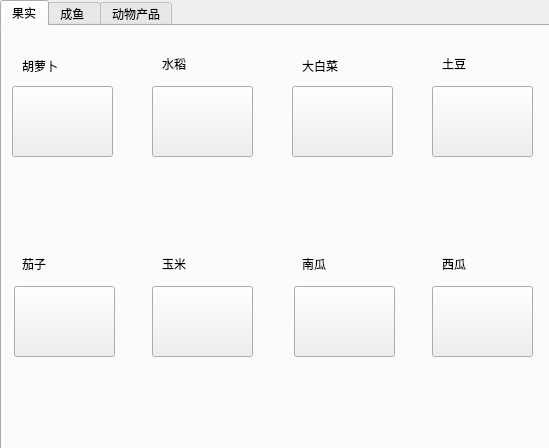
<?xml version="1.0" encoding="UTF-8"?>
<ui version="4.0">
 <class>warehouse</class>
 <widget class="QWidget" name="warehouse">
  <property name="geometry">
   <rect>
    <x>0</x>
    <y>0</y>
    <width>549</width>
    <height>448</height>
   </rect>
  </property>
  <property name="windowTitle">
   <string>Form</string>
  </property>
  <widget class="QTabWidget" name="theshop">
   <property name="geometry">
    <rect>
     <x>0</x>
     <y>0</y>
     <width>561</width>
     <height>461</height>
    </rect>
   </property>
   <property name="toolTip">
    <string>&lt;html&gt;&lt;head/&gt;&lt;body&gt;&lt;p&gt;&lt;br/&gt;&lt;/p&gt;&lt;/body&gt;&lt;/html&gt;</string>
   </property>
   <property name="currentIndex">
    <number>0</number>
   </property>
   <widget class="QWidget" name="seed">
    <attribute name="title">
     <string>果实</string>
    </attribute>
    <widget class="QWidget" name="widget_25" native="true">
     <property name="geometry">
      <rect>
       <x>0</x>
       <y>20</y>
       <width>121</width>
       <height>161</height>
      </rect>
     </property>
     <widget class="QPushButton" name="pushbutton_carrot">
      <property name="geometry">
       <rect>
        <x>10</x>
        <y>40</y>
        <width>101</width>
        <height>71</height>
       </rect>
      </property>
      <property name="text">
       <string/>
      </property>
     </widget>
     <widget class="QLabel" name="label">
      <property name="geometry">
       <rect>
        <x>20</x>
        <y>10</y>
        <width>71</width>
        <height>20</height>
       </rect>
      </property>
      <property name="text">
       <string>胡萝卜</string>
      </property>
     </widget>
     <widget class="QLabel" name="label_carrot">
      <property name="geometry">
       <rect>
        <x>20</x>
        <y>125</y>
        <width>81</width>
        <height>31</height>
       </rect>
      </property>
      <property name="font">
       <font>
        <pointsize>7</pointsize>
       </font>
      </property>
      <property name="text">
       <string/>
      </property>
      <property name="alignment">
       <set>Qt::AlignCenter</set>
      </property>
     </widget>
    </widget>
    <widget class="QWidget" name="widget_2" native="true">
     <property name="geometry">
      <rect>
       <x>140</x>
       <y>20</y>
       <width>120</width>
       <height>161</height>
      </rect>
     </property>
     <widget class="QPushButton" name="pushButton_rice">
      <property name="geometry">
       <rect>
        <x>10</x>
        <y>40</y>
        <width>101</width>
        <height>71</height>
       </rect>
      </property>
      <property name="text">
       <string/>
      </property>
     </widget>
     <widget class="QLabel" name="label_2">
      <property name="geometry">
       <rect>
        <x>20</x>
        <y>10</y>
        <width>72</width>
        <height>15</height>
       </rect>
      </property>
      <property name="text">
       <string>水稻</string>
      </property>
     </widget>
     <widget class="QLabel" name="label_rice">
      <property name="geometry">
       <rect>
        <x>20</x>
        <y>125</y>
        <width>72</width>
        <height>31</height>
       </rect>
      </property>
      <property name="font">
       <font>
        <pointsize>7</pointsize>
       </font>
      </property>
      <property name="text">
       <string/>
      </property>
      <property name="alignment">
       <set>Qt::AlignCenter</set>
      </property>
     </widget>
    </widget>
    <widget class="QWidget" name="widget_3" native="true">
     <property name="geometry">
      <rect>
       <x>280</x>
       <y>20</y>
       <width>121</width>
       <height>161</height>
      </rect>
     </property>
     <widget class="QPushButton" name="pushButton_cabbage">
      <property name="geometry">
       <rect>
        <x>10</x>
        <y>40</y>
        <width>101</width>
        <height>71</height>
       </rect>
      </property>
      <property name="text">
       <string/>
      </property>
     </widget>
     <widget class="QLabel" name="label_3">
      <property name="geometry">
       <rect>
        <x>20</x>
        <y>10</y>
        <width>72</width>
        <height>20</height>
       </rect>
      </property>
      <property name="text">
       <string>大白菜</string>
      </property>
     </widget>
     <widget class="QLabel" name="label_cabbage">
      <property name="geometry">
       <rect>
        <x>20</x>
        <y>125</y>
        <width>72</width>
        <height>31</height>
       </rect>
      </property>
      <property name="font">
       <font>
        <pointsize>7</pointsize>
       </font>
      </property>
      <property name="text">
       <string/>
      </property>
      <property name="alignment">
       <set>Qt::AlignCenter</set>
      </property>
     </widget>
    </widget>
    <widget class="QWidget" name="widget_4" native="true">
     <property name="geometry">
      <rect>
       <x>420</x>
       <y>20</y>
       <width>120</width>
       <height>161</height>
      </rect>
     </property>
     <widget class="QPushButton" name="pushButton_potato">
      <property name="geometry">
       <rect>
        <x>10</x>
        <y>40</y>
        <width>101</width>
        <height>71</height>
       </rect>
      </property>
      <property name="text">
       <string/>
      </property>
     </widget>
     <widget class="QLabel" name="label_4">
      <property name="geometry">
       <rect>
        <x>20</x>
        <y>10</y>
        <width>72</width>
        <height>15</height>
       </rect>
      </property>
      <property name="text">
       <string>土豆</string>
      </property>
     </widget>
     <widget class="QLabel" name="label_potato">
      <property name="geometry">
       <rect>
        <x>20</x>
        <y>124</y>
        <width>72</width>
        <height>31</height>
       </rect>
      </property>
      <property name="font">
       <font>
        <pointsize>7</pointsize>
       </font>
      </property>
      <property name="text">
       <string/>
      </property>
      <property name="alignment">
       <set>Qt::AlignCenter</set>
      </property>
     </widget>
    </widget>
    <widget class="QWidget" name="widget_5" native="true">
     <property name="geometry">
      <rect>
       <x>0</x>
       <y>220</y>
       <width>120</width>
       <height>161</height>
      </rect>
     </property>
     <widget class="QPushButton" name="pushButton_eggplant">
      <property name="geometry">
       <rect>
        <x>12</x>
        <y>40</y>
        <width>101</width>
        <height>71</height>
       </rect>
      </property>
      <property name="text">
       <string/>
      </property>
     </widget>
     <widget class="QLabel" name="label_5">
      <property name="geometry">
       <rect>
        <x>20</x>
        <y>10</y>
        <width>72</width>
        <height>15</height>
       </rect>
      </property>
      <property name="text">
       <string>茄子</string>
      </property>
     </widget>
     <widget class="QLabel" name="label_eggplant">
      <property name="geometry">
       <rect>
        <x>20</x>
        <y>124</y>
        <width>72</width>
        <height>31</height>
       </rect>
      </property>
      <property name="font">
       <font>
        <pointsize>7</pointsize>
       </font>
      </property>
      <property name="text">
       <string/>
      </property>
      <property name="alignment">
       <set>Qt::AlignCenter</set>
      </property>
     </widget>
    </widget>
    <widget class="QWidget" name="widget_6" native="true">
     <property name="geometry">
      <rect>
       <x>140</x>
       <y>220</y>
       <width>120</width>
       <height>161</height>
      </rect>
     </property>
     <widget class="QPushButton" name="pushButton_maize">
      <property name="geometry">
       <rect>
        <x>10</x>
        <y>40</y>
        <width>101</width>
        <height>71</height>
       </rect>
      </property>
      <property name="text">
       <string/>
      </property>
     </widget>
     <widget class="QLabel" name="label_6">
      <property name="geometry">
       <rect>
        <x>20</x>
        <y>10</y>
        <width>72</width>
        <height>15</height>
       </rect>
      </property>
      <property name="text">
       <string>玉米</string>
      </property>
     </widget>
     <widget class="QLabel" name="label_maize">
      <property name="geometry">
       <rect>
        <x>20</x>
        <y>124</y>
        <width>72</width>
        <height>31</height>
       </rect>
      </property>
      <property name="font">
       <font>
        <pointsize>7</pointsize>
       </font>
      </property>
      <property name="text">
       <string/>
      </property>
      <property name="alignment">
       <set>Qt::AlignCenter</set>
      </property>
     </widget>
    </widget>
    <widget class="QWidget" name="widget_7" native="true">
     <property name="geometry">
      <rect>
       <x>280</x>
       <y>220</y>
       <width>120</width>
       <height>161</height>
      </rect>
     </property>
     <widget class="QPushButton" name="pushButton_pumpkin">
      <property name="geometry">
       <rect>
        <x>12</x>
        <y>40</y>
        <width>101</width>
        <height>71</height>
       </rect>
      </property>
      <property name="text">
       <string/>
      </property>
     </widget>
     <widget class="QLabel" name="label_7">
      <property name="geometry">
       <rect>
        <x>20</x>
        <y>10</y>
        <width>72</width>
        <height>15</height>
       </rect>
      </property>
      <property name="text">
       <string>南瓜</string>
      </property>
     </widget>
     <widget class="QLabel" name="label_pumpkin">
      <property name="geometry">
       <rect>
        <x>20</x>
        <y>124</y>
        <width>72</width>
        <height>31</height>
       </rect>
      </property>
      <property name="font">
       <font>
        <pointsize>7</pointsize>
       </font>
      </property>
      <property name="text">
       <string/>
      </property>
      <property name="alignment">
       <set>Qt::AlignCenter</set>
      </property>
     </widget>
    </widget>
    <widget class="QWidget" name="widget_8" native="true">
     <property name="geometry">
      <rect>
       <x>420</x>
       <y>220</y>
       <width>120</width>
       <height>161</height>
      </rect>
     </property>
     <widget class="QPushButton" name="pushButton_watermelon">
      <property name="geometry">
       <rect>
        <x>10</x>
        <y>40</y>
        <width>101</width>
        <height>71</height>
       </rect>
      </property>
      <property name="text">
       <string/>
      </property>
     </widget>
     <widget class="QLabel" name="label_8">
      <property name="geometry">
       <rect>
        <x>20</x>
        <y>10</y>
        <width>72</width>
        <height>15</height>
       </rect>
      </property>
      <property name="text">
       <string>西瓜</string>
      </property>
     </widget>
     <widget class="QLabel" name="label_watermelon">
      <property name="geometry">
       <rect>
        <x>20</x>
        <y>124</y>
        <width>72</width>
        <height>31</height>
       </rect>
      </property>
      <property name="font">
       <font>
        <pointsize>7</pointsize>
       </font>
      </property>
      <property name="text">
       <string/>
      </property>
      <property name="alignment">
       <set>Qt::AlignCenter</set>
      </property>
     </widget>
    </widget>
   </widget>
   <widget class="QWidget" name="fish_seed">
    <attribute name="title">
     <string>成鱼 </string>
    </attribute>
    <widget class="QWidget" name="widget_13" native="true">
     <property name="geometry">
      <rect>
       <x>0</x>
       <y>20</y>
       <width>121</width>
       <height>151</height>
      </rect>
     </property>
     <widget class="QPushButton" name="pushButton_clownfish">
      <property name="geometry">
       <rect>
        <x>10</x>
        <y>40</y>
        <width>101</width>
        <height>71</height>
       </rect>
      </property>
      <property name="text">
       <string/>
      </property>
     </widget>
     <widget class="QLabel" name="label_13">
      <property name="geometry">
       <rect>
        <x>20</x>
        <y>10</y>
        <width>72</width>
        <height>15</height>
       </rect>
      </property>
      <property name="text">
       <string>小丑鱼</string>
      </property>
     </widget>
     <widget class="QLabel" name="label_clownfish">
      <property name="geometry">
       <rect>
        <x>20</x>
        <y>114</y>
        <width>72</width>
        <height>31</height>
       </rect>
      </property>
      <property name="font">
       <font>
        <pointsize>7</pointsize>
       </font>
      </property>
      <property name="text">
       <string/>
      </property>
      <property name="alignment">
       <set>Qt::AlignCenter</set>
      </property>
     </widget>
    </widget>
    <widget class="QWidget" name="widget_14" native="true">
     <property name="geometry">
      <rect>
       <x>140</x>
       <y>20</y>
       <width>120</width>
       <height>151</height>
      </rect>
     </property>
     <widget class="QPushButton" name="pushButton_plaettetang">
      <property name="geometry">
       <rect>
        <x>10</x>
        <y>40</y>
        <width>101</width>
        <height>71</height>
       </rect>
      </property>
      <property name="text">
       <string/>
      </property>
     </widget>
     <widget class="QLabel" name="label_14">
      <property name="geometry">
       <rect>
        <x>20</x>
        <y>10</y>
        <width>72</width>
        <height>15</height>
       </rect>
      </property>
      <property name="text">
       <string>蓝唐王鱼</string>
      </property>
     </widget>
     <widget class="QLabel" name="label_plaettetang">
      <property name="geometry">
       <rect>
        <x>20</x>
        <y>115</y>
        <width>72</width>
        <height>31</height>
       </rect>
      </property>
      <property name="font">
       <font>
        <pointsize>7</pointsize>
       </font>
      </property>
      <property name="text">
       <string/>
      </property>
      <property name="alignment">
       <set>Qt::AlignCenter</set>
      </property>
     </widget>
    </widget>
    <widget class="QWidget" name="widget_15" native="true">
     <property name="geometry">
      <rect>
       <x>280</x>
       <y>20</y>
       <width>120</width>
       <height>151</height>
      </rect>
     </property>
     <widget class="QPushButton" name="pushButton_butterflyfish">
      <property name="geometry">
       <rect>
        <x>10</x>
        <y>40</y>
        <width>101</width>
        <height>71</height>
       </rect>
      </property>
      <property name="text">
       <string/>
      </property>
     </widget>
     <widget class="QLabel" name="label_15">
      <property name="geometry">
       <rect>
        <x>20</x>
        <y>10</y>
        <width>72</width>
        <height>15</height>
       </rect>
      </property>
      <property name="text">
       <string>蝶鱼</string>
      </property>
     </widget>
     <widget class="QLabel" name="label_butterflyfish">
      <property name="geometry">
       <rect>
        <x>20</x>
        <y>115</y>
        <width>72</width>
        <height>31</height>
       </rect>
      </property>
      <property name="font">
       <font>
        <pointsize>7</pointsize>
       </font>
      </property>
      <property name="text">
       <string/>
      </property>
      <property name="alignment">
       <set>Qt::AlignCenter</set>
      </property>
     </widget>
    </widget>
    <widget class="QWidget" name="widget_16" native="true">
     <property name="geometry">
      <rect>
       <x>420</x>
       <y>20</y>
       <width>120</width>
       <height>151</height>
      </rect>
     </property>
     <widget class="QPushButton" name="pushButton_tigerfish">
      <property name="geometry">
       <rect>
        <x>10</x>
        <y>40</y>
        <width>101</width>
        <height>71</height>
       </rect>
      </property>
      <property name="text">
       <string/>
      </property>
     </widget>
     <widget class="QLabel" name="label_16">
      <property name="geometry">
       <rect>
        <x>20</x>
        <y>10</y>
        <width>72</width>
        <height>15</height>
       </rect>
      </property>
      <property name="text">
       <string>虎皮鱼</string>
      </property>
     </widget>
     <widget class="QLabel" name="label_tigerfish">
      <property name="geometry">
       <rect>
        <x>20</x>
        <y>114</y>
        <width>72</width>
        <height>31</height>
       </rect>
      </property>
      <property name="font">
       <font>
        <pointsize>7</pointsize>
       </font>
      </property>
      <property name="text">
       <string/>
      </property>
      <property name="alignment">
       <set>Qt::AlignCenter</set>
      </property>
     </widget>
    </widget>
    <widget class="QWidget" name="widget_21" native="true">
     <property name="geometry">
      <rect>
       <x>0</x>
       <y>210</y>
       <width>120</width>
       <height>151</height>
      </rect>
     </property>
     <widget class="QPushButton" name="pushButton_parrotfish">
      <property name="geometry">
       <rect>
        <x>10</x>
        <y>40</y>
        <width>101</width>
        <height>71</height>
       </rect>
      </property>
      <property name="text">
       <string/>
      </property>
     </widget>
     <widget class="QLabel" name="label_21">
      <property name="geometry">
       <rect>
        <x>20</x>
        <y>10</y>
        <width>72</width>
        <height>15</height>
       </rect>
      </property>
      <property name="text">
       <string>鹦鹉鱼</string>
      </property>
     </widget>
     <widget class="QLabel" name="label_parrotfish">
      <property name="geometry">
       <rect>
        <x>20</x>
        <y>114</y>
        <width>72</width>
        <height>31</height>
       </rect>
      </property>
      <property name="font">
       <font>
        <pointsize>7</pointsize>
       </font>
      </property>
      <property name="text">
       <string/>
      </property>
      <property name="alignment">
       <set>Qt::AlignCenter</set>
      </property>
     </widget>
    </widget>
    <widget class="QWidget" name="widget_22" native="true">
     <property name="geometry">
      <rect>
       <x>140</x>
       <y>210</y>
       <width>120</width>
       <height>151</height>
      </rect>
     </property>
     <widget class="QPushButton" name="pushButton_turtle">
      <property name="geometry">
       <rect>
        <x>10</x>
        <y>40</y>
        <width>101</width>
        <height>71</height>
       </rect>
      </property>
      <property name="text">
       <string/>
      </property>
     </widget>
     <widget class="QLabel" name="label_22">
      <property name="geometry">
       <rect>
        <x>20</x>
        <y>10</y>
        <width>72</width>
        <height>15</height>
       </rect>
      </property>
      <property name="text">
       <string>绿海龟</string>
      </property>
     </widget>
     <widget class="QLabel" name="label_turtle">
      <property name="geometry">
       <rect>
        <x>20</x>
        <y>114</y>
        <width>72</width>
        <height>31</height>
       </rect>
      </property>
      <property name="font">
       <font>
        <pointsize>7</pointsize>
       </font>
      </property>
      <property name="text">
       <string/>
      </property>
      <property name="alignment">
       <set>Qt::AlignCenter</set>
      </property>
     </widget>
    </widget>
    <widget class="QWidget" name="widget_23" native="true">
     <property name="geometry">
      <rect>
       <x>280</x>
       <y>210</y>
       <width>120</width>
       <height>151</height>
      </rect>
     </property>
     <widget class="QPushButton" name="pushButton_goldfish">
      <property name="geometry">
       <rect>
        <x>10</x>
        <y>40</y>
        <width>101</width>
        <height>71</height>
       </rect>
      </property>
      <property name="text">
       <string/>
      </property>
     </widget>
     <widget class="QLabel" name="label_23">
      <property name="geometry">
       <rect>
        <x>20</x>
        <y>10</y>
        <width>72</width>
        <height>15</height>
       </rect>
      </property>
      <property name="text">
       <string>金鱼</string>
      </property>
     </widget>
     <widget class="QLabel" name="label_goldfish">
      <property name="geometry">
       <rect>
        <x>20</x>
        <y>114</y>
        <width>72</width>
        <height>31</height>
       </rect>
      </property>
      <property name="font">
       <font>
        <pointsize>7</pointsize>
       </font>
      </property>
      <property name="text">
       <string/>
      </property>
      <property name="alignment">
       <set>Qt::AlignCenter</set>
      </property>
     </widget>
    </widget>
    <widget class="QWidget" name="widget_24" native="true">
     <property name="geometry">
      <rect>
       <x>420</x>
       <y>210</y>
       <width>120</width>
       <height>151</height>
      </rect>
     </property>
     <widget class="QPushButton" name="pushButton_guppy">
      <property name="geometry">
       <rect>
        <x>10</x>
        <y>40</y>
        <width>101</width>
        <height>71</height>
       </rect>
      </property>
      <property name="text">
       <string/>
      </property>
     </widget>
     <widget class="QLabel" name="label_24">
      <property name="geometry">
       <rect>
        <x>20</x>
        <y>10</y>
        <width>72</width>
        <height>15</height>
       </rect>
      </property>
      <property name="text">
       <string>孔雀鱼 </string>
      </property>
     </widget>
     <widget class="QLabel" name="label_guppy">
      <property name="geometry">
       <rect>
        <x>20</x>
        <y>115</y>
        <width>72</width>
        <height>31</height>
       </rect>
      </property>
      <property name="font">
       <font>
        <pointsize>7</pointsize>
       </font>
      </property>
      <property name="text">
       <string/>
      </property>
      <property name="alignment">
       <set>Qt::AlignCenter</set>
      </property>
     </widget>
    </widget>
   </widget>
   <widget class="QWidget" name="cub">
    <attribute name="title">
     <string>动物产品</string>
    </attribute>
    <widget class="QWidget" name="widget" native="true">
     <property name="geometry">
      <rect>
       <x>20</x>
       <y>10</y>
       <width>221</width>
       <height>191</height>
      </rect>
     </property>
     <widget class="QPushButton" name="pushButton_chicken">
      <property name="geometry">
       <rect>
        <x>20</x>
        <y>30</y>
        <width>171</width>
        <height>121</height>
       </rect>
      </property>
      <property name="text">
       <string/>
      </property>
     </widget>
     <widget class="QLabel" name="label_25">
      <property name="geometry">
       <rect>
        <x>30</x>
        <y>10</y>
        <width>72</width>
        <height>15</height>
       </rect>
      </property>
      <property name="text">
       <string>鸡</string>
      </property>
     </widget>
     <widget class="QLabel" name="label_chicken">
      <property name="geometry">
       <rect>
        <x>30</x>
        <y>155</y>
        <width>161</width>
        <height>31</height>
       </rect>
      </property>
      <property name="font">
       <font>
        <pointsize>7</pointsize>
       </font>
      </property>
      <property name="text">
       <string/>
      </property>
      <property name="alignment">
       <set>Qt::AlignCenter</set>
      </property>
     </widget>
    </widget>
    <widget class="QWidget" name="widget_26" native="true">
     <property name="geometry">
      <rect>
       <x>280</x>
       <y>10</y>
       <width>231</width>
       <height>191</height>
      </rect>
     </property>
     <widget class="QPushButton" name="pushButton_ribbat">
      <property name="geometry">
       <rect>
        <x>20</x>
        <y>30</y>
        <width>171</width>
        <height>121</height>
       </rect>
      </property>
      <property name="text">
       <string/>
      </property>
     </widget>
     <widget class="QLabel" name="label_26">
      <property name="geometry">
       <rect>
        <x>40</x>
        <y>10</y>
        <width>72</width>
        <height>15</height>
       </rect>
      </property>
      <property name="text">
       <string>兔子</string>
      </property>
     </widget>
     <widget class="QLabel" name="label_rabbit">
      <property name="geometry">
       <rect>
        <x>30</x>
        <y>156</y>
        <width>161</width>
        <height>31</height>
       </rect>
      </property>
      <property name="font">
       <font>
        <pointsize>7</pointsize>
       </font>
      </property>
      <property name="text">
       <string/>
      </property>
      <property name="alignment">
       <set>Qt::AlignCenter</set>
      </property>
     </widget>
    </widget>
    <widget class="QWidget" name="widget_27" native="true">
     <property name="geometry">
      <rect>
       <x>20</x>
       <y>220</y>
       <width>221</width>
       <height>191</height>
      </rect>
     </property>
     <widget class="QPushButton" name="pushButton_sheep">
      <property name="geometry">
       <rect>
        <x>20</x>
        <y>30</y>
        <width>171</width>
        <height>121</height>
       </rect>
      </property>
      <property name="text">
       <string/>
      </property>
     </widget>
     <widget class="QLabel" name="label_27">
      <property name="geometry">
       <rect>
        <x>40</x>
        <y>10</y>
        <width>72</width>
        <height>15</height>
       </rect>
      </property>
      <property name="text">
       <string>羊</string>
      </property>
     </widget>
     <widget class="QLabel" name="label_sheep">
      <property name="geometry">
       <rect>
        <x>30</x>
        <y>155</y>
        <width>161</width>
        <height>31</height>
       </rect>
      </property>
      <property name="font">
       <font>
        <pointsize>7</pointsize>
       </font>
      </property>
      <property name="text">
       <string/>
      </property>
      <property name="alignment">
       <set>Qt::AlignCenter</set>
      </property>
     </widget>
    </widget>
    <widget class="QWidget" name="widget_28" native="true">
     <property name="geometry">
      <rect>
       <x>280</x>
       <y>220</y>
       <width>231</width>
       <height>191</height>
      </rect>
     </property>
     <widget class="QPushButton" name="pushButton_cow">
      <property name="geometry">
       <rect>
        <x>20</x>
        <y>30</y>
        <width>171</width>
        <height>121</height>
       </rect>
      </property>
      <property name="text">
       <string/>
      </property>
     </widget>
     <widget class="QLabel" name="label_28">
      <property name="geometry">
       <rect>
        <x>40</x>
        <y>10</y>
        <width>72</width>
        <height>15</height>
       </rect>
      </property>
      <property name="text">
       <string>牛</string>
      </property>
     </widget>
     <widget class="QLabel" name="label_cow">
      <property name="geometry">
       <rect>
        <x>30</x>
        <y>156</y>
        <width>161</width>
        <height>31</height>
       </rect>
      </property>
      <property name="font">
       <font>
        <pointsize>7</pointsize>
       </font>
      </property>
      <property name="text">
       <string/>
      </property>
      <property name="alignment">
       <set>Qt::AlignCenter</set>
      </property>
     </widget>
    </widget>
   </widget>
  </widget>
 </widget>
 <resources/>
 <connections/>
</ui>
